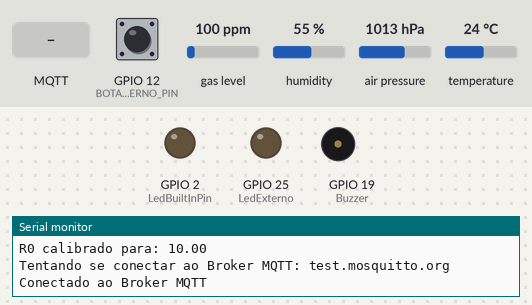
Simulated run of this program. Board: ESP32. Shown: output pins drawn as LEDs (lit = HIGH), buzzer (waves = sounding, pin HIGH), the last lines printed to the serial monitor. Inputs (shaded band) come from the test bench; at power-on: GPIO 12 (BOTAO_EXTERNO_PIN) HIGH, gas level 100 ppm, humidity 55 %, air pressure 1013 hPa, temperature 24 °C. WiFi joins after 1.5 s; servers stay silent unless stated; network time is answered at once with the bench clock; the local clock reads 2024-03-15 10:24:30 at power-on unless the program sets it; random numbers use the default seed unless the program sets one; no MQTT or app messages arrive unless stated.

Above: at 2.7 s.
2.8 s: MQTT message "liga" arrives on the first subscribed topic
At 4.0 s:
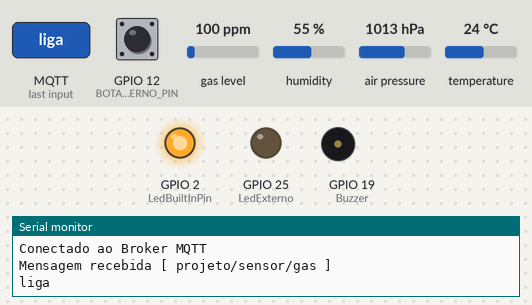
4.3 s: MQTT message "desliga" arrives on the first subscribed topic
At 5.0 s:
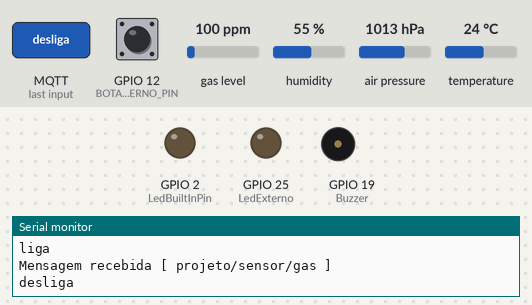
5.8 s: MQTT message "alterna" arrives on the first subscribed topic
At 6.1 s:
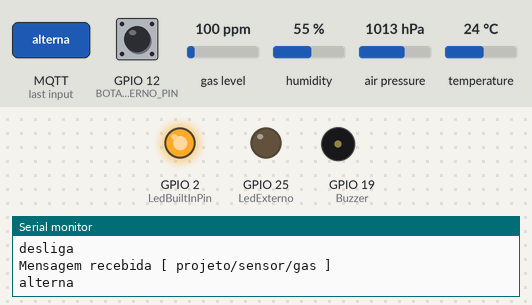
Timing chart, 0 to 8.8 s (numbered marks = the images above; inputs shaded):
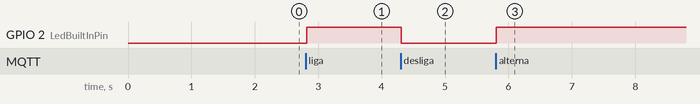

Measured:
- after the input at 2.8 s, GPIO 2 (LedBuiltInPin): LOW → HIGH at once
- after the input at 4.3 s, GPIO 2 (LedBuiltInPin): HIGH → LOW at once
- after the input at 5.8 s, GPIO 2 (LedBuiltInPin): LOW → HIGH at once

The program:

main.cpp
```cpp
/*************************
 * Projeto IOT com ESP32
 * Escola SENAI de Informática
 * Curso de Apredizagem industrial
 * Integrador de soluções em nuvem
 * Data: 01/08/2024
 *
 * Autor: Thiago Augusto de Oliveira
 *
 * Descrição: Projeto de automação utilizando ESP32
 * com conexão WiFi e MQTT.
 *
 * versão: 0.9
 *************************/

#include <Arduino.h>
#include <LiquidCrystal_I2C.h>
#include <ArduinoJson.h>
#include "iot.h"
#include "saidas.h"
#include "entradas.h"
#include "tempo.h"
#include "sensores.h"

// Definição dos tópicos de publicação
#define mqtt_pub_topic1 "projeto/sensor/gas"

JsonDocument doc;

// Variáveis globais
unsigned long lastTime = 0;
const unsigned long timerDelay = 1000;

void sensores();
void envia_dados();
void atualiza_display();
void inicializa_display();

void setup()
{
  Serial.begin(115200);
  inicializa_display();
  setup_wifi();
  setup_time();
  inicializa_entradas();
  inicializa_saidas();
  inicializa_mqtt();
  sensores_init();
}

void loop()
{
  atualiza_time();
  atualiza_saidas();
  atualiza_botoes();
  atualiza_mqtt();
  sensores();
  if (millis() - lastTime > timerDelay)
  {
    lastTime = millis();
    envia_dados();
    atualiza_display();
  }
}

void sensores()
{
  float temperatureRead = sensores_get_temperatura();
  float pressureRead = sensores_get_presion();
  float altitudeRead = sensores_get_altitud();
  float humityRead = sensores_get_humity();

  doc["temperature"] = round(temperatureRead * 100.0) / 100.0;
  doc["pressure"] = round(pressureRead * 100.0) / 100.0;
  doc["altitude"] = round(altitudeRead * 100.0) / 100.0;
  doc["humidity"] = round(humityRead * 1.0);
  doc["CO2"] = round(sensores_get_gas() * 100.0) / 100.0;
  doc["timestamp"] = timeStamp();
}

void envia_dados()
{
  String json;
  serializeJson(doc, json);
  publica_mqtt(mqtt_pub_topic1, json);
}
```

entradas.h
```cpp
//Inicia as entradas digitais
void inicializa_entradas();

//Atualiza o estado do botão
void atualiza_botoes();

/*
@brief Indica se o botão boot foi pressionado
@return Verdadeiro caso for pressionado
*/
bool botao_boot_pressionado();

/*
@brief Indica se o botão externo foi pressionado
@return Verdadeiro caso for pressionado
*/
bool botao_externo_pressionado();
```

iot.h
```cpp
#pragma once

//Inicia a conexão WiFi
void setup_wifi();

//Inicia a conexão MQTT
void inicializa_mqtt();
/*
@brief Publica uma mensagem no tópico MQTT
@param topico Tópico mqtt a ser publicado
@param msg Mensagem a ser publicada
*/
void publica_mqtt(String topico, String msg);

//Atualiza a conexão MQTT
void atualiza_mqtt();

byte sinal();
```

saidas.h
```cpp
//Inicializa as saídas digitais
void inicializa_saidas();

//Atualiza as saídas digitais
void atualiza_saidas();

//Variavel que controla o LED da placa
extern bool LedBuiltInState;

//Varial que controla o LED externo
extern bool LedExternoState;
```

senhas.h
```cpp
// Credenciais de acesso WIFI
const char *ssid = "MQTT";
const char *password = "info@134";
// Credenciais de acesso ao Broker MQTT
const char *mqtt_server = "test.mosquitto.org";   // IP do Broker MQTT
const int mqtt_port = 1883;                 // Porta do Broker MQTT
```

sensores.h
```cpp
void sensores_init();

float sensores_get_temperatura();

float sensores_get_presion();

float sensores_get_altitud();

float sensores_get_humity();

float sensores_get_gas();
```

tempo.h
```cpp
#pragma once


//Retorna a hora atual no formato hh:mm:ss
void hora_certa();

/*
@brief Retorna tempo no formato POSIX
@return tempo no formato POSIX
*/
unsigned long timeStamp();

//Configura o servidor NTP
void setup_time();

//Atualiza o servidor NTP
void atualiza_time();
```

entradas.cpp
```cpp
#include <Arduino.h>
#include <Bounce2.h>
#include "entradas.h"
#include "saidas.h"

//Definição dos pinos dos botões
#define BOTAO_BOOT_PIN 0
#define BOTAO_EXTERNO_PIN 12

//Criação dos objetos para debouncing
Bounce botao_boot = Bounce();
Bounce botaoExterno = Bounce();

//Inicializa as entradas digitais
void inicializa_entradas()
{
    botao_boot.attach(BOTAO_BOOT_PIN, INPUT_PULLUP);
    botaoExterno.attach(BOTAO_EXTERNO_PIN, INPUT_PULLUP);
}

//Atualiza o estado dos botões
void atualiza_botoes()
{
    //atualiza do estado do botao_boot
    botao_boot.update();
    botaoExterno.update();
}

//Retorna se o botão boot foi pressionado
bool botao_boot_pressionado()
{
    return botao_boot.fell();
}

//Retorna se o botão externo foi pressionado
bool botao_externo_pressionado()
{
    return botaoExterno.fell();
}
```

iot.cpp
```cpp
#include <Arduino.h>
#include <WiFi.h>
#include <PubSubClient.h>

#include "iot.h"
#include "senhas.h"
#include "saidas.h"

// Definição dos tópicos de inscrição
#define mqtt_topic1 "projeto/sensor/gas"

// Definição do ID do cliente MQTT randomico
const String cliente_id = "ESP32Clientsenai" + String(random(0xffff), HEX);

// Definição dos dados de conexão
WiFiClient espClient;
PubSubClient client(espClient);

// Protótipos das funções
void tratar_msg(char *topic, String msg);
void callback(char *topic, byte *payload, unsigned int length);
void reconecta_mqtt();
void inscricao_topicos();

// Inicia a conexão WiFi
void setup_wifi()
{
  Serial.println();
  Serial.print("Conectando-se a Rede WiFi ");
  Serial.print(ssid);
  WiFi.begin(ssid, password);
  while (WiFi.status() != WL_CONNECTED)
  {
    delay(500);
    Serial.print(".");
  }
  Serial.println();
  Serial.print("Conectado ao WiFi com sucesso com IP: ");
  Serial.println(WiFi.localIP());
}

// Inicia a conexão MQTT
void inicializa_mqtt()
{
  client.setServer(mqtt_server, mqtt_port);
  client.setCallback(callback);
}

// Atualiza a conexão MQTT
void atualiza_mqtt()
{
  client.loop();
  if (!client.connected())
  {
    reconecta_mqtt();
  }
}

// Função de callback chamada quando uma mensagem é recebida
void callback(char *topic, byte *payload, unsigned int length)
{
  Serial.printf("Mensagem recebida [ %s ] \n\r", topic);
  String msg = "";
  for (int i = 0; i < length; i++)
  {
    Serial.print((char)payload[i]);
    msg += (char)payload[i];
  }
  Serial.println();
  tratar_msg(topic, msg);
}

// Função de reconexão ao Broker MQTT
void reconecta_mqtt()
{
  while (!client.connected())
  {
    Serial.print("Tentando se conectar ao Broker MQTT: ");
    Serial.println(mqtt_server);
    if (client.connect(cliente_id.c_str()))
    {
      Serial.println("Conectado ao Broker MQTT");
      inscricao_topicos();
    }
    else
    {
      Serial.println("Falha ao conectar ao Broker.");
      Serial.println("Havera nova tentativa de conexao em 2 segundos");
      delay(2000);
    }
  }
}

// Publica uma mensagem no tópico MQTT
void publica_mqtt(String topico, String msg)
{
  client.publish(topico.c_str(), msg.c_str());
}
byte sinal()
{
  if (WiFi.status() == WL_CONNECTED)
  {
    int rssi = WiFi.RSSI();
    if (rssi > -50)
    {
      return 4;
    }
    else if (rssi > -60)
    {
      return 3;
    }
    else if (rssi > -70)
    {
      return 2;
    }
    else if (rssi > -80)
    {
      return 1;
    }
    else
    {
      return 0;
    }
  }
}
//!----------------------------------------
// TODO Alterar a programação apartir daqui
//!----------------------------------------

// Inscreve nos tópicos MQTT
void inscricao_topicos()
{
  client.subscribe(mqtt_topic1);
}

// Trata as mensagens recebidas
void tratar_msg(char *topic, String msg)
{
  // Tratamento do tópico 1
  if (strcmp(topic, mqtt_topic1) == 0)
  {
    if (msg == "liga")
    {
      LedBuiltInState = true;
    }
    else if (msg == "desliga")
    {
      LedBuiltInState = false;
    }
    else if (msg == "alterna")
    {
      LedBuiltInState = !LedBuiltInState;
    }
    else
    {
      Serial.println("Comando desconhecido");
    }
  }
}
```

saidas.cpp
```cpp
#include <Arduino.h>
#include "saidas.h"

//Definição dos pinos dos leds
#define LedBuiltInPin 2
#define LedExterno 25
#define Buzzer 19

//Variaveis de controle dos leds
bool LedBuiltInState = LOW;
bool LedExternoState = LOW;

//Inicializa as saídas digitais
void inicializa_saidas()
{
    pinMode(LedBuiltInPin, OUTPUT);
    pinMode(LedExterno, OUTPUT);
    pinMode(Buzzer, OUTPUT);
    ledcSetup(0, 5000, 8);
    ledcAttachPin(Buzzer, 0);
}

//Atualiza as saídas digitais
void atualiza_saidas()
{
    digitalWrite(LedBuiltInPin, LedBuiltInState);
    digitalWrite(LedExterno, LedExternoState);
}
```

sensores.cpp
```cpp
#include <Adafruit_BMP280.h>
#include <DHTesp.h>
#include <MQUnifiedsensor.h>
#include "sensores.h"

#define MQ_135_PIN 34
#define ADC_RESOLUTION_BIT 12

Adafruit_BMP280 bmp;
DHTesp dht;
MQUnifiedsensor MQ135("ESP-32", 3.3, ADC_RESOLUTION_BIT, MQ_135_PIN, "MQ-135");

void sensores_init()
{
  if (!bmp.begin(0x76))
  {
    Serial.println(F("Could not find a valid BMP280 sensor, check wiring!"));
  }
  dht.setup(5, DHTesp::DHT11);

   // Define o método de regressão: 1 -> Exponencial || 2 -> Linear
  MQ135.setRegressionMethod(1);  //_PPM =  a * ratio ^ b

  // Configura os coeficientes da equação para calcular a concentração de CO
  MQ135.setA(36974);
  MQ135.setB(-3.109);

  /*
    Coeficientes de regressão exponencial para diferentes gases:
    Gas     | a       | b
    H2      | 987.99  | -2.162
    LPG     | 574.25  | -2.222
    CO      | 36974   | -3.109
    Alcohol | 3616.1  | -2.675
    Propane | 658.71  | -2.168
  */

  MQ135.init();

  Serial.print("Calibrando, por favor aguarde.");
  float calcR0 = 0;

  for (int i = 1; i <= 10; i++) {
    MQ135.update(); // Atualiza os dados, o ESP32 lerá a tensão do pino analógico
    calcR0 += MQ135.calibrate(4.4);
    Serial.print(".");
  }

  calcR0 /= 10;
  MQ135.setR0(calcR0);
  Serial.println("  Concluído!");

  // Verificações de erro na calibração
  if (isinf(calcR0)) {
    Serial.println("Aviso: Problema de conexão, R0 é infinito (Circuito aberto detectado). Verifique o cabeamento e a alimentação.");
  } else if (calcR0 == 0) {
    Serial.println("Aviso: Problema de conexão detectado, R0 é zero (Pino analógico em curto-circuito com o terra). Verifique o cabeamento e a alimentação.");
  } else {
    Serial.print("R0 calibrado para: ");
    Serial.println(calcR0);
  }
}

float sensores_get_temperatura()
{
  return bmp.readTemperature();
}

float sensores_get_presion()
{
  return bmp.readPressure();
}

float sensores_get_altitud()
{
  return bmp.readAltitude(1020); // Ajuste o valor de pressão para o nível do mar
}

float sensores_get_humity()
{
  return dht.getHumidity();
}

float sensores_get_gas()
{
  MQ135.update();
  return MQ135.readSensor();
}
```

tempo.cpp
```cpp
#include <WiFiUdp.h>
#include <NTPClient.h> // Consultar a hora no servidor
#include <TimeLib.h>   // Formatar a hora
#include "tempo.h"

// Fuso horário de Brasília GMT-3
const int fusoHorario = -10800;

// Atualiza o servidor NTP a cada 60 segundos
const unsigned long atualizaNTP = 60000; // em milissegundos

// Configuração do servidor NTP
WiFiUDP ntpUDP;
NTPClient timeClient(ntpUDP, "pool.ntp.org", fusoHorario, atualizaNTP);

// Retorna a hora atual no formato dd/mm/aaaa hh:mm:ss
void hora_certa()
{
  unsigned long epochTime = timeClient.getEpochTime();
  setTime(epochTime);
  Serial.printf("%02d/%02d/%04d", day(), month(), year());
  Serial.printf(" %02d:%02d:%02d \n", hour(), minute(), second());
}

// Retorna tempo no formato POSIX
unsigned long timeStamp()
{
  return timeClient.getEpochTime();
}

// Configura o servidor NTP
void setup_time()
{
  timeClient.begin();
}

// Atualiza o servidor NTP
void atualiza_time()
{
  timeClient.update();
}
```
